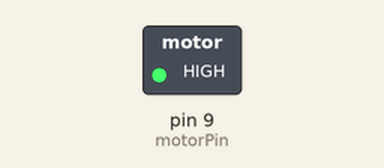
A sketch run on a simulated Arduino Uno, built with avr-gcc and run on an emulated ATmega328P. On the bench: switched loads named in the sketch (green lamp = pin HIGH).

Above: at 1.2 s.
At 6.5 s:
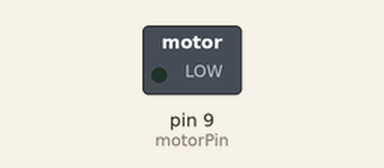
Timing chart, 0 to 8.1 s (numbered marks = the images above):
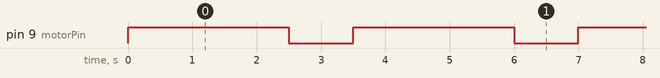

Measured:
- by itself, pin 9 (motorPin): alternates HIGH for 2.5 s and LOW for 1.0 s

The sketch:

ColorMotor.ino
```cpp
int motorPin = 9;

void setup()
{
 pinMode(motorPin, OUTPUT);
}


void loop()
{
 motorOnThenOff();
}

void motorOnThenOff(){
  int onTime = 2500;
  int offTime = 1000;

  digitalWrite(motorPin, HIGH);
  delay(onTime);
  digitalWrite(motorPin, LOW);
  delay(offTime);
}

void motorOnThenOffWithSpeed(){

  int onSpeed = 200;
  int onTime = 2500;

  int offSpeed = 50;
  int offTime = 1000;

  analogWrite(motorPin, onSpeed);
  delay(onTime);
  analogWrite(motorPin, offSpeed);
  delay(offTime);
}

void motorAcceleration(){
  int delayTime = 50;

  //Accelerates the motor
  for(int i = 0; i < 256; i++){
    analogWrite(motorPin, i);
    delay(delayTime);
  }

  for(int i = 255; i >= 0; i--){
    analogWrite(motorPin, i);
    delay(delayTime);
  }
}
```
